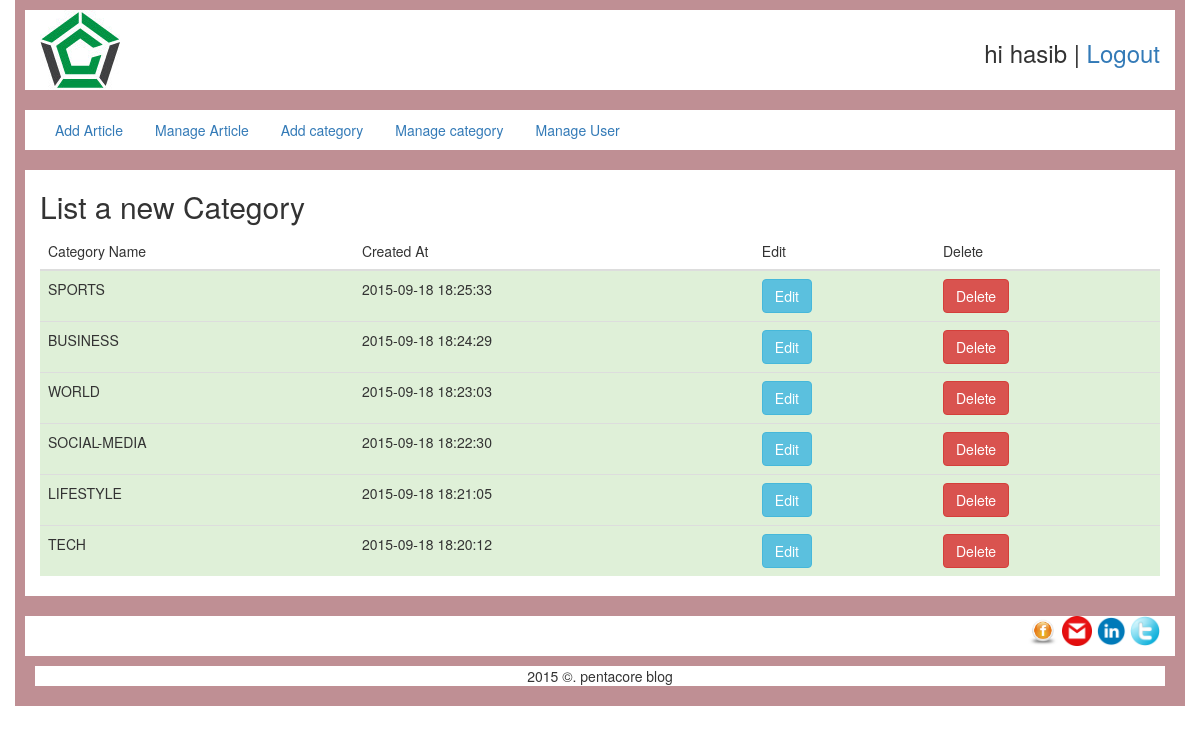
/admin/listCategory.php (signed in), run on the app's committed database.
### tables this page shows
CREATE TABLE `category` (
  `category_id` int(10) unsigned NOT NULL AUTO_INCREMENT,
  `category_name` varchar(255) NOT NULL,
  `created_at` timestamp NOT NULL DEFAULT '0000-00-00 00:00:00' ON UPDATE CURRENT_TIMESTAMP,
  `category_deleted` tinyint(4) NOT NULL DEFAULT '1',
  PRIMARY KEY (`category_id`)
);

### admin/dbClass.php (called while the page is built, shortened)
<?php
class blogClass{
    public $conn;
    public function __construct(){
        $serverName = "localhost";
        $userName 	= "root";
        $password 	= "";
        $db 		= "blog";
        $this->conn 		= new mysqli($serverName,$userName,$password,$db);
    }
    public function selectCategory(){
        $sql="SELECT category_id, category_name, created_at FROM category WHERE category_deleted=1 ORDER BY category_id DESC";
        $resCategoryAll=$this->conn->query($sql);
        return $resCategoryAll;
    }public function selectOneCategory($category_id){
        $sql="SELECT category_id, category_name, created_at FROM category WHERE category_deleted=1 AND category_id='$category_id'";
        $resCategory=$this->conn->query($sql);
        return $resCategory;
    }
}

### admin/listCategory.php (the view, shortened to what this page needs)
	--><?php
include_once'dbClass.php';
?>
<!DOCTYPE html>
<html>
<head>
    <link rel="stylesheet" type="text/css" href="style.css"/>
    <link rel="stylesheet" type="text/css" href="Bootstrap/bootstrap.min.css"/>
</head>
<body>
<div class="container">
    <div class="row">
        <div class="col-md-12" style="border:10px solid #BF8F94 ">
            <img src="img/Thumb.jpg">
            <div style="float:right; margin-top:10px">
                <h3>hi <?php echo $_SESSION["user_name"]; ?> | <a href="login/logout.php">Logout</a></h3>
            </div>
        </div>
    </div>
    <div class="row">
        <div class="col-md-12" style="border:10px solid #BF8F94 ">
            <ul class="nav nav-pills">
                <li><a href="insertArticle.php">Add Article</a></li>
                <li><a href="listArticle.php">Manage Article</a></li>
                <li><a href="insertCategory.php">Add category</a></li>
                <li><a href="listCategory.php">Manage category</a></li>
                <li><a href="listUser.php">Manage User</a></li>
            </ul>
        </div>
    </div>
    <div class="row">
        <div class="col-md-12" style="border:10px solid #BF8F94;">
            <div><h2>List a new Category</h2></div>
            <table class="table">
                <thead>
                <tr>
                    <th>Category Name</th>
                    <th>Created At</th>
                    <th>Edit</th>
                    <th>Delete</th>
                </tr>
                </thead>
                <tbody>
                <?php
                $blog=new blogClass;
                $allCategory=$blog->selectCategory();
                while($category=$allCategory->fetch_assoc()){?>
                    <tr class="success">
                        <td><?php echo $category["category_name"]?></td>
                        <td><?php echo $category["created_at"]?></td>
                        <td><a href="editCategory.php?id=<?php echo $category["category_id"]?>" class="btn btn-info">Edit</a></td>
                        <td>
                            <form method="post" action="listCategory.php">
                                <input name="delete" type="submit" id="delete" value="Delete" class="btn btn-danger">
                            </form>
                        </td>
                    </tr>
                    <?php
                }
                ?>
                </tbody>
            </table>
        </div>
    </div>
    <div class="row">
        <div class="col-md-12" style="border:10px solid #BF8F94 ">
            <div style="float:right; margin-bottom:10px" >
                <a href="http://facebook.com"><img src="img/facebook.png" style="height:30px; width:30px"></a>
                <a href="#"><img src="img/gmail-icon.png" style="height:30px; width:30px"></a>
                <a href="#"><img src="img/linkdin.png" style="height:30px; width:30px"></a>
                <a href="#"><img src="img/twitter.png" style="height:30px; width:30px"></a>
            </div>
            <div class="row" >
                <div class="col-md-12" style="border:10px solid #BF8F94; text-align:center" >
                    <div class="page-footer">
                        <div class="page-footer-inner">
                            2015 &copy;. pentacore blog
                        </div>
                    </div>
                </div>
            </div>
        </div>
    </div>
</div>
</body>
</html>

### admin/login/css/style.css (style rules this page uses)
html, body, div, span, applet, object, iframe, h1, h2, h3, h4, h5, h6, p, blockquote, pre, a, abbr, acronym, address, big, cite, code, del, dfn, em, img, ins, kbd, q, s, samp, small, strike, strong, sub, sup, tt, var, b, u, i, center, dl, dt, dd, ol, ul, li, fieldset, form, label, legend, table, caption, tbody, tfoot, thead, tr, th, td, article, aside, canvas, details, embed, figure, figcaption, footer, header, hgroup, menu, nav, output, ruby, section, summary, time, mark, audio, video { margin: 0; padding: 0; border: 0; font-size: 100%; font: inherit; vertical-align: baseline; }
body { line-height: 1; }
ol, ul { list-style: none; }
table { border-collapse: collapse; border-spacing: 0; }
body { font: 12px/20px 'Lucida Grande', Verdana, sans-serif; color: #404040; background: #ebc9a2; }
input, textarea, select, label { font-family: inherit; font-size: 12px; -webkit-box-sizing: border-box; -moz-box-sizing: border-box; box-sizing: border-box; }
* { margin: 0; padding: 0; border: 0; }
body { background: url(../images/bg.png) repeat; font-family: "HelveticaNeue-Light", "Helvetica Neue Light", "Helvetica Neue", Helvetica, Arial, "Lucida Grande", sans-serif; font-weight:300; text-align: left; text-decoration: none; }

### data on the page
category: category_name "SPORTS", created_at "2015-09-18 18:25:33"
category: category_name "BUSINESS", created_at "2015-09-18 18:24:29"
category: category_name "WORLD", created_at "2015-09-18 18:23:03"
category: category_name "SOCIAL-MEDIA", created_at "2015-09-18 18:22:30"
category: category_name "LIFESTYLE", created_at "2015-09-18 18:21:05"
category: category_name "TECH", created_at "2015-09-18 18:20:12"

### other printed values
$_SESSION["user_name"] "hasib"
